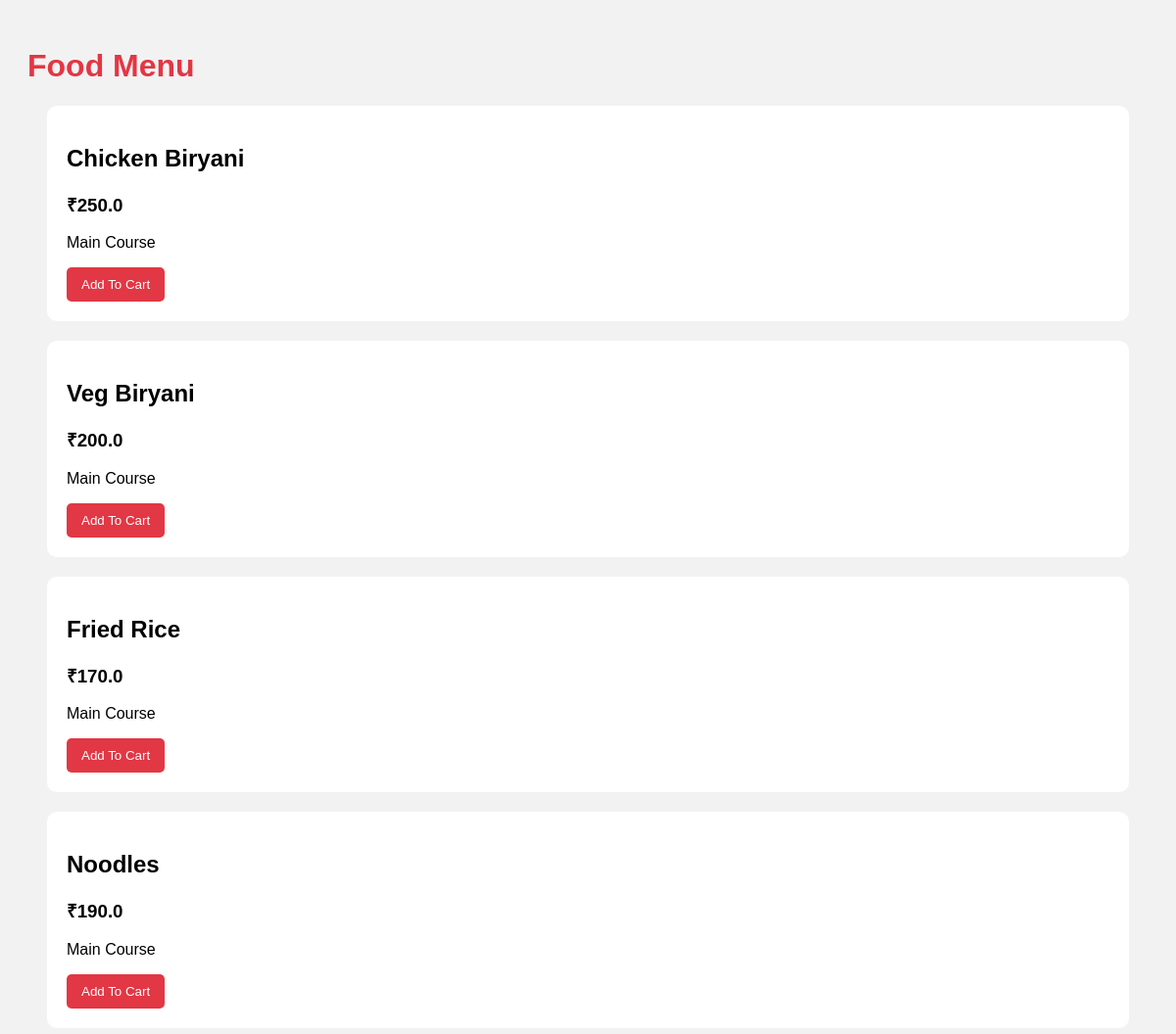
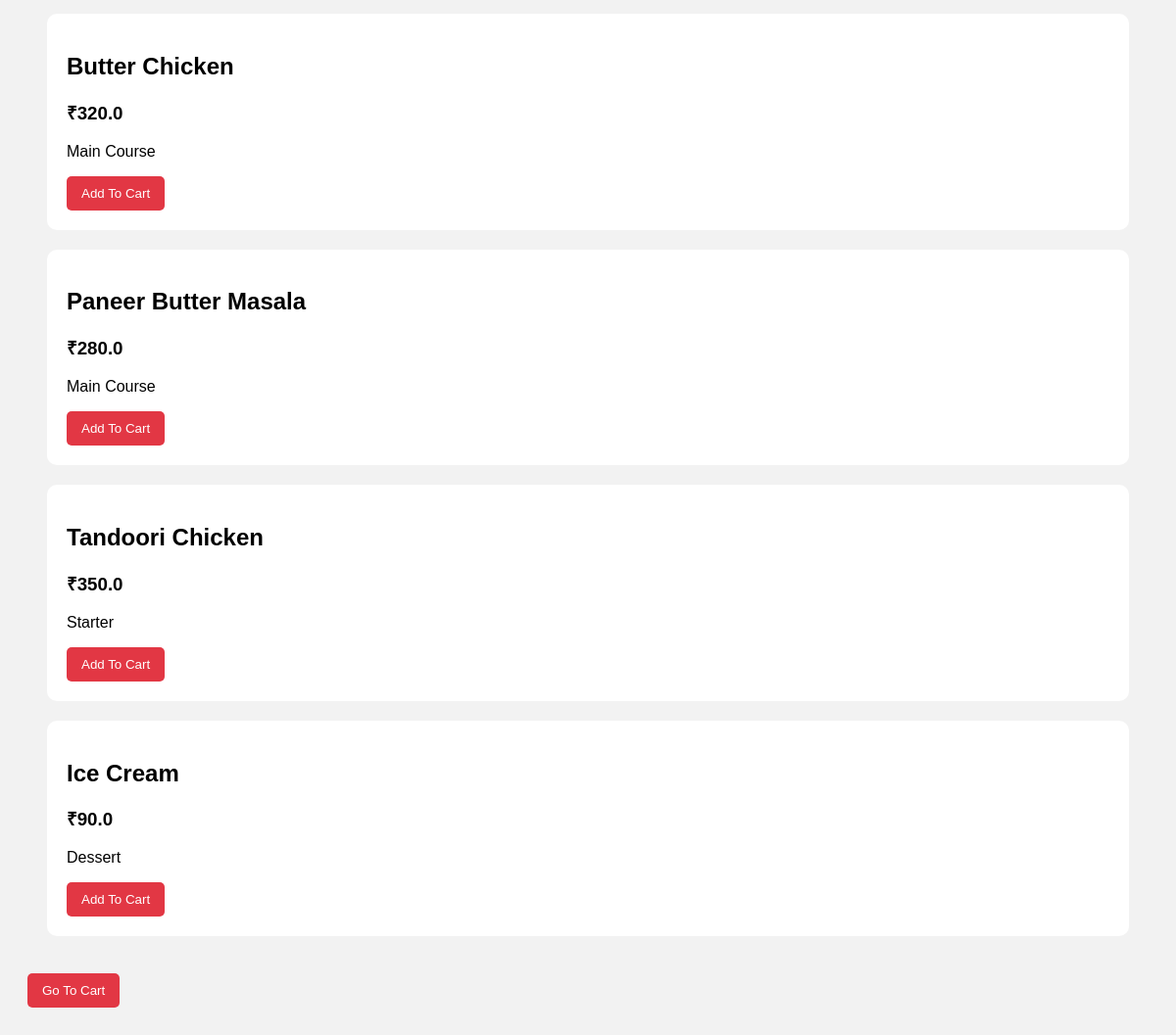
/menu/3, run on the app's committed database (2 pictures, top to bottom).
### tables this page shows
CREATE TABLE FoodItems (

    food_id INTEGER PRIMARY KEY AUTOINCREMENT,

    restaurant_id INTEGER,

    food_name TEXT,

    price REAL,

    category TEXT
);

### app.py (the view)
@app.route('/menu/<int:restaurant_id>')
def menu(restaurant_id):
    conn = sqlite3.connect('food_ordering.db')
    cursor = conn.cursor()
    cursor.execute("""
    SELECT * FROM FoodItems
    WHERE restaurant_id = ?
    """, (restaurant_id,))
    food_items = cursor.fetchall()
    conn.close()
    return render_template(
        'menu.html',
        food_items=food_items
    )

### templates/menu.html (shortened to what this page needs)
<!DOCTYPE html>
<html>
<head>
    <link rel="stylesheet"
          href="{{ url_for('static', filename='style.css') }}">
</head>
<body>
<h1>Food Menu</h1>
{% if food_items %}
    {% for item in food_items %}
    <div style="
        background:white;
        padding:20px;
        margin:20px;
        border-radius:10px;
    ">
        <h2>{{ item[2] }}</h2>
        <h3>₹{{ item[3] }}</h3>
        <p>{{ item[4] }}</p>
        <a href="/add_to_cart/{{ item[0] }}">
            <button>
                Add To Cart
            </button>
        </a>
    </div>
    {% endfor %}
{% else %}
    <h2>No Food Items Found</h2>
{% endif %}
<br>
<a href="/cart">
    <button>
        Go To Cart
    </button>
</a>
</body>
</html>

### static/style.css (style rules this page uses)
body { font-family: Arial; background: #f2f2f2; padding: 20px; }
h1 { color: #e23744; }
button { background: #e23744; color: white; border: none; padding: 10px 15px; border-radius: 5px; cursor: pointer; }

### data on the page
FoodItems: food_name "Chicken Biryani", price "250.0", category "Main Course"
FoodItems: food_name "Veg Biryani", price "200.0", category "Main Course"
FoodItems: food_name "Fried Rice", price "170.0", category "Main Course"
FoodItems: food_name "Noodles", price "190.0", category "Main Course"
FoodItems: food_name "Butter Chicken", price "320.0", category "Main Course"
FoodItems: food_name "Paneer Butter Masala", price "280.0", category "Main Course"
FoodItems: food_name "Tandoori Chicken", price "350.0", category "Starter"
FoodItems: food_name "Ice Cream", price "90.0", category "Dessert"
